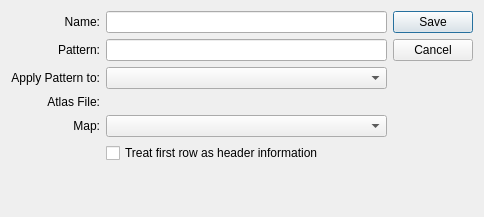
<?xml version="1.0" encoding="UTF-8"?>
<ui version="4.0">
 <comment>This file is part of the xTuple ERP: PostBooks Edition, a free and
open source Enterprise Resource Planning software suite,
Copyright (c) 1999-2011 by OpenMFG LLC, d/b/a xTuple.
It is licensed to you under the Common Public Attribution License
version 1.0, the full text of which (including xTuple-specific Exhibits)
is available at www.xtuple.com/CPAL.  By using this software, you agree
to be bound by its terms.</comment>
 <class>atlasMap</class>
 <widget class="QDialog" name="atlasMap">
  <property name="geometry">
   <rect>
    <x>0</x>
    <y>0</y>
    <width>484</width>
    <height>217</height>
   </rect>
  </property>
  <property name="windowTitle">
   <string>CSV File to Atlas Map</string>
  </property>
  <layout class="QHBoxLayout">
   <item>
    <layout class="QGridLayout" name="_fieldsLayout">
     <item row="0" column="0">
      <widget class="QLabel" name="_nameLit">
       <property name="text">
        <string>Name:</string>
       </property>
       <property name="alignment">
        <set>Qt::AlignRight|Qt::AlignTrailing|Qt::AlignVCenter</set>
       </property>
      </widget>
     </item>
     <item row="1" column="0">
      <widget class="QLabel" name="_filterLit">
       <property name="text">
        <string>Pattern:</string>
       </property>
       <property name="alignment">
        <set>Qt::AlignRight|Qt::AlignTrailing|Qt::AlignVCenter</set>
       </property>
      </widget>
     </item>
     <item row="2" column="0">
      <widget class="QLabel" name="_filterTypeLit">
       <property name="text">
        <string>Apply Pattern to:</string>
       </property>
       <property name="alignment">
        <set>Qt::AlignRight|Qt::AlignTrailing|Qt::AlignVCenter</set>
       </property>
      </widget>
     </item>
     <item row="3" column="0">
      <widget class="QLabel" name="_atlasLit">
       <property name="text">
        <string>Atlas File:</string>
       </property>
       <property name="alignment">
        <set>Qt::AlignRight|Qt::AlignTrailing|Qt::AlignVCenter</set>
       </property>
      </widget>
     </item>
     <item row="4" column="0">
      <widget class="QLabel" name="_mapLit">
       <property name="text">
        <string>Map:</string>
       </property>
       <property name="alignment">
        <set>Qt::AlignRight|Qt::AlignTrailing|Qt::AlignVCenter</set>
       </property>
      </widget>
     </item>
     <item row="0" column="1">
      <widget class="QLineEdit" name="_name"/>
     </item>
     <item row="1" column="1">
      <widget class="QLineEdit" name="_filter"/>
     </item>
     <item row="3" column="1">
      <widget class="FileCluster" name="_atlas"/>
     </item>
     <item row="6" column="0">
      <spacer name="_fieldsSpacer">
       <property name="orientation">
        <enum>Qt::Vertical</enum>
       </property>
       <property name="sizeHint" stdset="0">
        <size>
         <width>20</width>
         <height>0</height>
        </size>
       </property>
      </spacer>
     </item>
     <item row="2" column="1">
      <widget class="XComboBox" name="_filtertype">
       <property name="allowNull">
        <bool>true</bool>
       </property>
       <property name="nullStr">
        <string>[ Select how to apply the Pattern ]</string>
       </property>
      </widget>
     </item>
     <item row="4" column="1">
      <widget class="XComboBox" name="_map">
       <property name="allowNull">
        <bool>true</bool>
       </property>
       <property name="nullStr">
        <string>[ Select a Map from the Atlas ]</string>
       </property>
      </widget>
     </item>
     <item row="5" column="1">
      <widget class="XCheckBox" name="_firstLine">
       <property name="text">
        <string>Treat first row as header information</string>
       </property>
       <property name="forgetful">
        <bool>true</bool>
       </property>
      </widget>
     </item>
    </layout>
   </item>
   <item>
    <widget class="QDialogButtonBox" name="_buttonBox">
     <property name="orientation">
      <enum>Qt::Vertical</enum>
     </property>
     <property name="standardButtons">
      <set>QDialogButtonBox::Cancel|QDialogButtonBox::Save</set>
     </property>
    </widget>
   </item>
  </layout>
 </widget>
 <customwidgets>
  <customwidget>
   <class>FileCluster</class>
   <extends>QWidget</extends>
   <header>filecluster.h</header>
  </customwidget>
  <customwidget>
   <class>XCheckBox</class>
   <extends>QCheckBox</extends>
   <header>xcheckbox.h</header>
  </customwidget>
  <customwidget>
   <class>XComboBox</class>
   <extends>QComboBox</extends>
   <header>xcombobox.h</header>
  </customwidget>
 </customwidgets>
 <tabstops>
  <tabstop>_name</tabstop>
  <tabstop>_filter</tabstop>
  <tabstop>_filtertype</tabstop>
  <tabstop>_atlas</tabstop>
  <tabstop>_map</tabstop>
  <tabstop>_firstLine</tabstop>
 </tabstops>
 <resources/>
 <connections/>
</ui>
